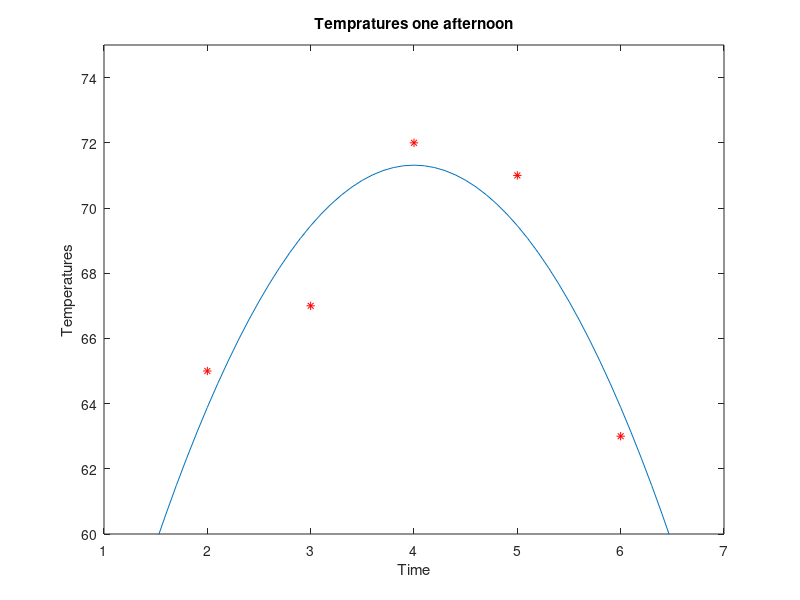

This chart was generated by the following MATLAB code:
clear,clc
x0 = 2:6;
y0 = [65, 67, 72, 71, 63];
coefs = polyfit(x0,y0,2);
x = 1:0.1:7;
y = polyval(coefs, x);
plot(x0,y0,'r*',x,y)
xlabel('Time')
ylabel('Temperatures')
title('Tempratures one afternoon')
axis([1, 7, 60, 75])